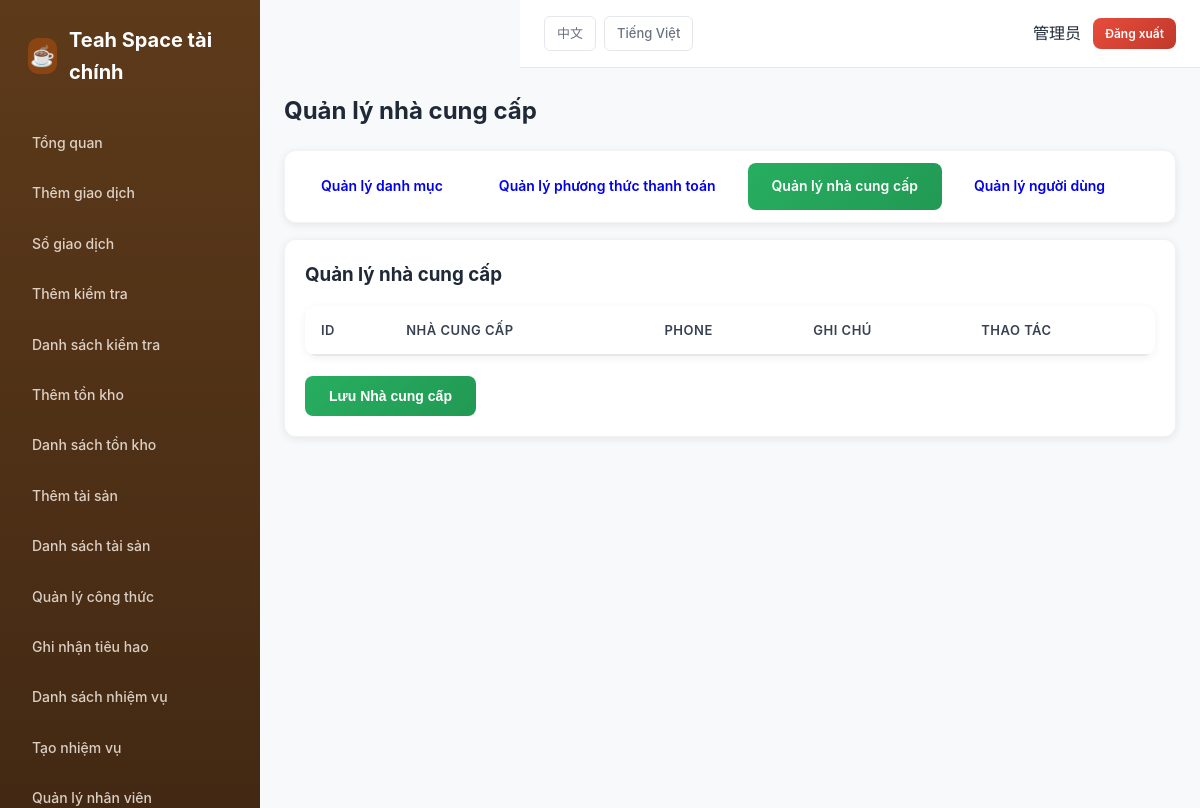
Page /index.php?r=settings/vendors (signed in) on the earlier database version.
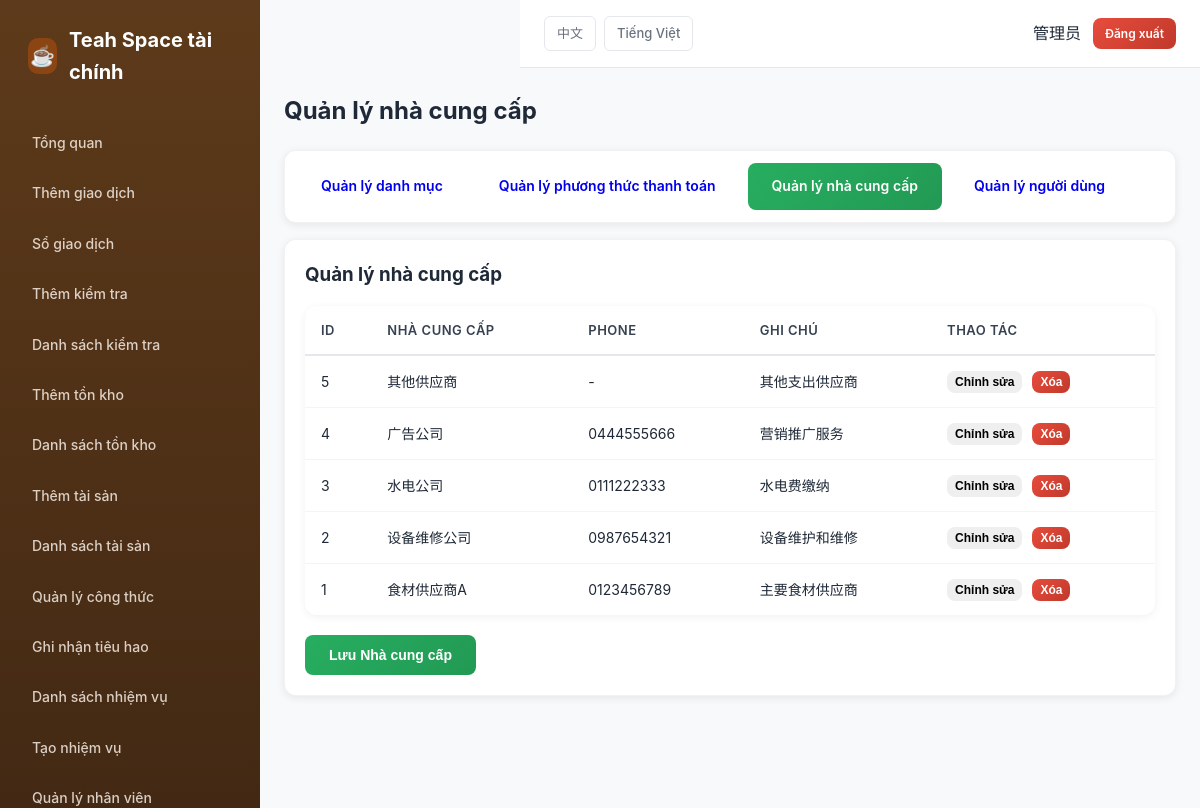
Same page on the later database version.
### tables this page shows
CREATE TABLE IF NOT EXISTS users (
  id INT AUTO_INCREMENT PRIMARY KEY,
  username VARCHAR(64) NOT NULL UNIQUE COMMENT '用户名',
  password_hash VARCHAR(255) NOT NULL COMMENT '密码哈希',
  display_name VARCHAR(64) NOT NULL COMMENT '显示名称',
  role_id INT NOT NULL COMMENT '角色ID',
  is_active TINYINT(1) NOT NULL DEFAULT 1 COMMENT '是否激活',
  created_at TIMESTAMP DEFAULT CURRENT_TIMESTAMP COMMENT '创建时间',
  updated_at TIMESTAMP DEFAULT CURRENT_TIMESTAMP ON UPDATE CURRENT_TIMESTAMP COMMENT '更新时间',
  CONSTRAINT fk_users_role FOREIGN KEY (role_id) REFERENCES roles(id) ON DELETE RESTRICT,
  INDEX idx_username (username),
  INDEX idx_role (role_id)
);

CREATE TABLE IF NOT EXISTS vendors (
  id INT AUTO_INCREMENT PRIMARY KEY,
  name VARCHAR(128) NOT NULL COMMENT '供应商名称',
  phone VARCHAR(32) NULL COMMENT '电话',
  note VARCHAR(255) NULL COMMENT '备注',
  is_active TINYINT(1) NOT NULL DEFAULT 1 COMMENT '是否激活',
  INDEX idx_name (name)
);

### app/controllers/SettingController.php (called while the page is built, shortened)
<?php
require_once __DIR__ . '/../core/Auth.php';
require_once __DIR__ . '/../models/Vendor.php';
require_once __DIR__ . '/../models/User.php';
require_once __DIR__ . '/../core/DB.php';
class SettingController {
  public function vendors() {
    $vendors = Vendor::all();
    include __DIR__ . '/../views/settings/vendors.php';
  }
}

### app/core/Router.php (called while the page is built, shortened)
<?php
class Router {
  public static function dispatch() {
    $defaultRoute = 'reports/dashboard';
    $r = $_GET['r'] ?? $defaultRoute;
    [$controller, $action] = array_pad(explode('/', $r), 2, 'index');
    $obj = new $controller;
    call_user_func([$obj, $action]);
  }
}

### public/index.php (called while the page is built, shortened)
<?php
require_once __DIR__ . '/../app/config/db.php';
require_once __DIR__ . '/../app/core/DB.php';
require_once __DIR__ . '/../app/core/Router.php';
require_once __DIR__ . '/../app/core/Auth.php';
require_once __DIR__ . '/../app/core/I18n.php';
Router::dispatch();

### app/core/I18n.php (called while the page is built, shortened)
<?php
class I18n {
  private static $lang = [];
  private static $current = 'vi';
  public static function init() {
    self::$current = $_SESSION['lang'] ?? 'vi';
    $langFile = __DIR__ . "/../../lang/" . self::$current . ".php";
    if (file_exists($langFile)) {
      self::$lang = require $langFile;
    } else {
      self::$lang = [];
    }
  }
  public static function t($key) {
    return self::$lang[$key] ?? $key;
  }
  public static function current() {
    return self::$current;
  }
}
function __($key) {
  return I18n::t($key);
}

### app/core/Auth.php (called while the page is built, shortened)
<?php
require_once __DIR__ . '/../models/User.php';
class Auth {
  public static function check() {
    return isset($_SESSION['user_id']);
  }
  public static function user() {
    return User::find($_SESSION['user_id']);
  }
}

### app/core/DB.php (called while the page is built)
<?php
class DB {
  private static $conn = null;
  public static function conn() {
    if (self::$conn === null) {
      $config = require __DIR__ . '/../config/db.php';
      try {
        $dsn = "mysql:host={$config['host']};dbname={$config['dbname']};charset={$config['charset']}";
        self::$conn = new PDO($dsn, $config['user'], $config['pass'], [
          PDO::ATTR_ERRMODE => PDO::ERRMODE_EXCEPTION,
          PDO::ATTR_DEFAULT_FETCH_MODE => PDO::FETCH_ASSOC,
          PDO::ATTR_EMULATE_PREPARES => false,
        ]);
      } catch (PDOException $e) {
        die('Database connection failed: ' . $e->getMessage());
      }
    }
    return self::$conn;
  }
}

### app/models/User.php (called while the page is built, shortened)
<?php
require_once __DIR__ . '/../core/DB.php';
class User {
  public static function find($id) {
    $stmt = DB::conn()->prepare("
      SELECT u.*, r.`key` as role_key, r.name_zh as role_name_zh, r.name_vi as role_name_vi
      FROM users u
      JOIN roles r ON u.role_id = r.id
      WHERE u.id = ?
    ");
    $stmt->execute([$id]);
    return $stmt->fetch();
  }
}

### app/models/Vendor.php (called while the page is built, shortened)
<?php
require_once __DIR__ . '/../core/DB.php';
class Vendor {
  public static function all($filters = []) {
    $where = [];
    $params = [];
    $sql = "SELECT * FROM vendors";
    $sql .= " ORDER BY name";
    $stmt = DB::conn()->prepare($sql);
    $stmt->execute($params);
    return $stmt->fetchAll();
  }
}

### app/views/settings/vendors.php (the view, shortened to what this page needs)
<?php
include __DIR__ . '/../layout/header.php';
$current = $_GET['r'] ?? '';
?>
<h2 style="margin-bottom: 20px;"><?= __('setting.vendors') ?></h2>
<div class="card" style="padding: 12px; margin-bottom: 16px;">
  <div style="display: flex; gap: 8px; flex-wrap: wrap;">
    <a class="btn <?= $current === 'settings/categories' ? 'btn-success' : '' ?>" href="/index.php?r=settings/categories"><?= __('setting.categories') ?></a>
    <a class="btn <?= $current === 'settings/paymentMethods' ? 'btn-success' : '' ?>" href="/index.php?r=settings/paymentMethods"><?= __('setting.payment_methods') ?></a>
    <a class="btn <?= $current === 'settings/vendors' ? 'btn-success' : '' ?>" href="/index.php?r=settings/vendors"><?= __('setting.vendors') ?></a>
    <a class="btn <?= $current === 'settings/users' ? 'btn-success' : '' ?>" href="/index.php?r=settings/users"><?= __('setting.users') ?></a>
  </div>
</div>
<div class="card">
  <h3 style="margin-bottom: 16px;"><?= __('setting.vendors') ?></h3>
  <table>
    <tr>
      <th>ID</th>
      <th><?= __('field.vendor') ?></th>
      <th>Phone</th>
      <th><?= __('field.note') ?></th>
      <th><?= __('list.actions') ?></th>
    </tr>
    <?php foreach ($vendors as $vendor): ?>
    <tr>
      <td><?= $vendor['id'] ?></td>
      <td><?= htmlspecialchars($vendor['name']) ?></td>
      <td><?= htmlspecialchars($vendor['phone'] ?? '-') ?></td>
      <td><?= htmlspecialchars($vendor['note'] ?? '-') ?></td>
      <td>
        <button onclick="editVendor(<?= htmlspecialchars(json_encode($vendor)) ?>)" class="btn" style="padding: 4px 8px; font-size: 12px;">
          <?= __('btn.edit') ?>
        </button>
        <form method="post" style="display:inline-block; margin-left:6px;" onsubmit="return confirm('<?= __('btn.delete') ?>?');">
          <button type="submit" class="btn btn-danger" style="padding: 4px 8px; font-size: 12px;"><?= __('btn.delete') ?></button>
        </form>
      </td>
    </tr>
    <?php endforeach; ?>
  </table>
  <div style="margin-top: 20px;">
    <button onclick="showAddForm()" class="btn btn-success"><?= __('btn.save') ?> <?= __('field.vendor') ?></button>
  </div>
</div>
<?php include __DIR__ . '/../layout/footer.php'; ?>

### app/views/layout/header.php (shortened to what this page needs)
<!doctype html>
<html lang="<?= I18n::current() ?>">
<head>
<link rel="stylesheet" href="/assets/css/pc-style.css">
</head>
<body>
<?php if (Auth::check()): ?>
<div class="layout">
  <aside class="sidebar">
    <div class="brand">
      <div class="brand-icon">☕</div>
      <span><?= __('app.name') ?></span>
    </div>
    <nav class="nav-vertical">
      <?php if (Auth::user()['role_key'] === 'manager'): ?>
      <a href="/index.php?r=manager/dashboard" class="<?= ($_GET['r'] ?? '') === 'manager/dashboard' ? 'active' : '' ?>">
        <?= __('manager.dashboard') ?>
      </a>
      <?php else: ?>
      <a href="/index.php?r=reports/dashboard" class="<?= ($_GET['r'] ?? '') === 'reports/dashboard' ? 'active' : '' ?>">
        <?= __('nav.dashboard') ?>
      </a>
      <?php endif; ?>
      <a href="/index.php?r=transactions/create" class="<?= ($_GET['r'] ?? '') === 'transactions/create' ? 'active' : '' ?>">
        <?= __('nav.add') ?>
      </a>
      <a href="/index.php?r=transactions/list" class="<?= ($_GET['r'] ?? '') === 'transactions/list' ? 'active' : '' ?>">
        <?= __('nav.list') ?>
      </a>
      <?php if (in_array(Auth::user()['role_key'], ['owner', 'manager', 'accountant'])): ?>
      <a href="/index.php?r=inspections/create" class="<?= ($_GET['r'] ?? '') === 'inspections/create' ? 'active' : '' ?>">
        <?= __('nav.inspections_create') ?>
      </a>
      <a href="/index.php?r=inspections/list" class="<?= ($_GET['r'] ?? '') === 'inspections/list' ? 'active' : '' ?>">
        <?= __('nav.inspections') ?>
      </a>
      <a href="/index.php?r=materials/create" class="<?= ($_GET['r'] ?? '') === 'materials/create' ? 'active' : '' ?>">
        <?= __('nav.materials_create') ?>
      </a>
      <a href="/index.php?r=materials/list" class="<?= ($_GET['r'] ?? '') === 'materials/list' ? 'active' : '' ?>">
        <?= __('nav.materials_list') ?>
      </a>
      <a href="/index.php?r=assets/create" class="<?= ($_GET['r'] ?? '') === 'assets/create' ? 'active' : '' ?>">
        <?= __('nav.assets_create') ?>
      </a>
      <a href="/index.php?r=assets/list" class="<?= ($_GET['r'] ?? '') === 'assets/list' ? 'active' : '' ?>">
        <?= __('nav.assets_list') ?>
      </a>
      <a href="/index.php?r=drinks/recipes" class="<?= ($_GET['r'] ?? '') === 'drinks/recipes' ? 'active' : '' ?>">
        <?= __('nav.recipes') ?>
      </a>
      <a href="/index.php?r=drinks/consume" class="<?= ($_GET['r'] ?? '') === 'drinks/consume' ? 'active' : '' ?>">
        <?= __('nav.consume') ?>
      </a>
      <?php endif; ?>
      <a href="/index.php?r=tasks/list" class="<?= strpos($_GET['r'] ?? '', 'tasks') === 0 ? 'active' : '' ?>">
        <?= __('task.list') ?>
      </a>
      <?php if (in_array(Auth::user()['role_key'], ['owner', 'manager'])): ?>
      <a href="/index.php?r=tasks/create" class="<?= ($_GET['r'] ?? '') === 'tasks/create' ? 'active' : '' ?>">
        <?= __('task.create') ?>
      </a>
      <?php endif; ?>
      <?php if (in_array(Auth::user()['role_key'], ['owner', 'manager', 'accountant'])): ?>
      <a href="/index.php?r=employees/list" class="<?= strpos($_GET['r'] ?? '', 'employees') === 0 ? 'active' : '' ?>">
        <?= __('employee.list') ?>
      </a>
      <?php endif; ?>
    </nav>
  </aside>
  <div class="main" style="flex: 1; min-width: 0;">
    <div class="topbar">
      <div class="lang-switch">
        <a href="?<?= http_build_query(array_merge($_GET, ['lang' => 'zh'])) ?>">中文</a>
        <a href="?<?= http_build_query(array_merge($_GET, ['lang' => 'vi'])) ?>">Tiếng Việt</a>
      </div>
      <div class="user-box">
        <span><?= htmlspecialchars(Auth::user()['display_name']) ?></span>
        <a href="/index.php?r=auth/logout" class="btn btn-danger" style="padding: 6px 12px; font-size: 12px;">
          <?= __('nav.logout') ?>
        </a>
      </div>
    </div>
    <div class="container">
<?php else: ?>
<div class="container">
<?php endif; ?>

### app/views/layout/footer.php
<?php if (Auth::check()): ?>
    </div>
  </div>
</div>
<?php else: ?>
</div>
<?php endif; ?>
</body>
</html>

### public/assets/css/pc-style.css (style rules this page uses)
*, *::before, *::after { margin: 0; padding: 0; box-sizing: border-box; }
html { font-size: 16px; -webkit-font-smoothing: antialiased; -moz-osx-font-smoothing: grayscale; }
body { font-family: -apple-system, BlinkMacSystemFont, 'Segoe UI', 'Noto Sans SC', Roboto, 'Helvetica Neue', Arial, sans-serif; background: #F8F9FA; color: #1F2937; line-height: 1.6; }
.layout { display: flex; min-height: 100vh; }
.sidebar { width: 260px; background: linear-gradient(180deg, #5D3A1A 0%, #3D2512 100%); color: #FFF8F0; padding: 24px 16px; display: flex; flex-direction: column; min-height: 100vh; position: fixed; left: 0; top: 0; z-index: 100; }
.sidebar .brand { font-size: 20px; font-weight: 700; color: #FFFFFF; margin-bottom: 32px; padding: 0 12px; display: flex; align-items: center; gap: 12px; }
.sidebar .brand-icon { width: 36px; height: 36px; background: #8B4513; border-radius: 10px; display: flex; align-items: center; justify-content: center; font-size: 20px; }
.nav-vertical { display: flex; flex-direction: column; gap: 4px; }
.nav-vertical a { display: flex; align-items: center; gap: 12px; padding: 12px 16px; border-radius: 10px; color: rgba(255, 248, 240, 0.8); text-decoration: none; font-size: 14px; font-weight: 500; transition: all 0.2s ease; }
.topbar { background: #FFFFFF; padding: 16px 24px; display: flex; align-items: center; justify-content: space-between; border-bottom: 1px solid #E5E7EB; position: sticky; top: 0; z-index: 50; margin-left: 260px; }
.topbar .lang-switch { display: flex; gap: 8px; }
.topbar .lang-switch a { padding: 6px 12px; border-radius: 6px; font-size: 13px; font-weight: 500; border: 1px solid #E5E7EB; background: #FFFFFF; color: #6B7280; text-decoration: none; cursor: pointer; transition: all 0.2s ease; }
.topbar .user-box { display: flex; align-items: center; gap: 12px; }
.topbar .user-box span { font-weight: 500; color: #1F2937; }
.main { flex: 1; min-width: 0; margin-left: 260px; }
.container { max-width: 1400px; margin: 0 auto; padding: 24px; background: #F8F9FA; min-height: calc(100vh - 60px); }
.card { background: #FFFFFF; border-radius: 12px; padding: 20px; margin-bottom: 20px; box-shadow: 0 2px 8px rgba(0, 0, 0, 0.08); border: 1px solid rgba(0, 0, 0, 0.05); transition: box-shadow 0.2s ease; }
.btn { display: inline-block; padding: 12px 24px; border-radius: 8px; border: none; font-weight: 600; font-size: 14px; cursor: pointer; transition: all 0.2s ease; text-decoration: none; text-align: center; }
.btn-success { background: linear-gradient(135deg, #27AE60 0%, #229954 100%); color: #FFFFFF; }
.btn-danger { background: linear-gradient(135deg, #E74C3C 0%, #C0392B 100%); color: #FFFFFF; }
table { width: 100%; border-collapse: separate; border-spacing: 0; background: white; border-radius: 12px; overflow: hidden; box-shadow: 0 2px 8px rgba(0, 0, 0, 0.06); }
table th { padding: 14px 16px; text-align: left; font-weight: 600; font-size: 13px; color: #374151; text-transform: uppercase; letter-spacing: 0.5px; border-bottom: 2px solid #E5E7EB; }
table td { padding: 14px 16px; font-size: 14px; color: #1F2937; border-bottom: 1px solid #F3F4F6; }
table tbody tr { transition: background 0.15s ease; }
table tbody tr:last-child td { border-bottom: none; }

Differences in the rows shown:
added vendors: id "5", name "其他供应商", phone "-", note "其他支出供应商"
added vendors: id "4", name "广告公司", phone "0444555666", note "营销推广服务"
added vendors: id "3", name "水电公司", phone "0111222333", note "水电费缴纳"
added vendors: id "2", name "设备维修公司", phone "0987654321", note "设备维护和维修"
added vendors: id "1", name "食材供应商A", phone "0123456789", note "主要食材供应商"
